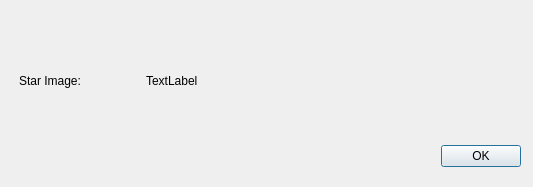
<?xml version="1.0" encoding="UTF-8"?>
<ui version="4.0">
 <class>CreditsDialog</class>
 <widget class="QDialog" name="CreditsDialog">
  <property name="geometry">
   <rect>
    <x>0</x>
    <y>0</y>
    <width>533</width>
    <height>187</height>
   </rect>
  </property>
  <property name="windowTitle">
   <string>Dialog</string>
  </property>
  <widget class="QDialogButtonBox" name="buttonBox">
   <property name="geometry">
    <rect>
     <x>10</x>
     <y>140</y>
     <width>511</width>
     <height>32</height>
    </rect>
   </property>
   <property name="orientation">
    <enum>Qt::Horizontal</enum>
   </property>
   <property name="standardButtons">
    <set>QDialogButtonBox::Ok</set>
   </property>
  </widget>
  <widget class="QWidget" name="layoutWidget">
   <property name="geometry">
    <rect>
     <x>19</x>
     <y>30</y>
     <width>491</width>
     <height>101</height>
    </rect>
   </property>
   <layout class="QGridLayout" name="gridLayout" columnstretch="1,3">
    <item row="0" column="0">
     <widget class="QLabel" name="starImageLabel">
      <property name="text">
       <string>Star Image:</string>
      </property>
     </widget>
    </item>
    <item row="0" column="1">
     <widget class="QLabel" name="starImageCredit">
      <property name="minimumSize">
       <size>
        <width>362</width>
        <height>99</height>
       </size>
      </property>
      <property name="text">
       <string>TextLabel</string>
      </property>
      <property name="wordWrap">
       <bool>true</bool>
      </property>
     </widget>
    </item>
   </layout>
  </widget>
 </widget>
 <resources/>
 <connections>
  <connection>
   <sender>buttonBox</sender>
   <signal>accepted()</signal>
   <receiver>CreditsDialog</receiver>
   <slot>accept()</slot>
   <hints>
    <hint type="sourcelabel">
     <x>248</x>
     <y>254</y>
    </hint>
    <hint type="destinationlabel">
     <x>157</x>
     <y>274</y>
    </hint>
   </hints>
  </connection>
  <connection>
   <sender>buttonBox</sender>
   <signal>rejected()</signal>
   <receiver>CreditsDialog</receiver>
   <slot>reject()</slot>
   <hints>
    <hint type="sourcelabel">
     <x>316</x>
     <y>260</y>
    </hint>
    <hint type="destinationlabel">
     <x>286</x>
     <y>274</y>
    </hint>
   </hints>
  </connection>
 </connections>
</ui>
